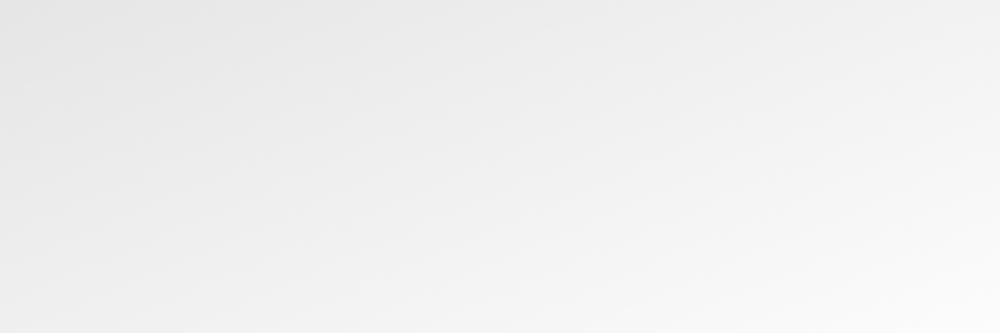
#> input picture tests/media/im.png, 1000 x 333 px; its folder holds 2 pictures in this run
$ python test-10-draw-curve.py
#> lines starting #> are read from the running program, lines starting #| are printed output that depends on the picture; after the words box and inside, x2 and y2 are one past the last pixel; in counts of white or black regions, pixels touching at a corner belong together
### openipkit/backend.py
import cv2
import openipkit.exphandle as exp

# This is backend; default backend id OpenCV
# Please check OpenCV License before use
# Or you can change this and use any other module you want

BACKEND_OPENCV = 0

backend_engine = BACKEND_OPENCV


def imread(pth):
#> called with pth = 'tests/media/im.png'
    if backend_engine == BACKEND_OPENCV:
        return cv2.imread(pth, -1)
#> returned value is the input picture: shape (333, 1000, 3); mean B, G, R 240.7, 240.7, 240.7
    exp.echo(exp.DEFINE_BACKEND)
    return None


# [6 lines left out: function imwrite, not called in this run]


def imshow(title, im):
    if backend_engine == BACKEND_OPENCV:
        cv2.imshow(title, im)
        cv2.waitKey(0)
        return True
    exp.echo(exp.DEFINE_BACKEND)
    return False


# [5 lines left out: function resize, not called in this run]

### openipkit/nsdraw.py
#########################################################
# Author: sh-navid
#########################################################
'''
'''
#########################################################
# Add preprocessors
#########################################################
import math
import numpy as np
import openipkit.nsproc as proc
import openipkit.nsmath as nmth
import openipkit.nsarray as arr

#########################################################
# Constants
#########################################################
DEFAULT_COLOR = (128, 0, 200)
DEFAULT_TICKNESS = 5
DEFAULT_MARKER_SIZE = 5
DEFAULT_ROTATION = -90
DEFAULT_ARC = 360
MULTILINE_ARROW_NONE, MULTILINE_ARROW_END, MULTILINE_MULTIPLE_ARROW = 'MLAN', 'MLAE', 'MLMA'

#########################################################
# Functions
#########################################################


def __makeKernel(thickness, color, aa):
    kType = proc.KERNEL_TYPE_CIRCULAR_EDGE_FADE if aa else proc.KERNEL_TYPE_CIRCULAR
    kernel = proc.kernel((thickness, thickness), kType)
    block = proc.merge([kernel, kernel, kernel])
    block[np.where(kernel != 0)] = color
    filter = np.where(kernel != 0)
    r1 = int(thickness/2)
    r2 = thickness-r1
    return kernel, block, filter, r1, r2


def line(im: np.ndarray, pt1, pt2, color=DEFAULT_COLOR, thickness=DEFAULT_TICKNESS, aa=True):
    '''
    '''
    kernel, block, filter, r1, r2 = __makeKernel(thickness, color, aa)

    m, b = nmth.lineEq(pt1, pt2)
    dx, dy = nmth.dXY(pt1, pt2)

    # FIXME: you can make STATIC kernels and add to list every new kenel and do not make them every time
    # FIXME: optimize the AA kernel later
    # print(kernel)

    def __draw(x, y):
        '''
        FIXME: make this function global - this is duplicated in nsdraw.circle
        '''
        roi = im[int(y-r1):int(y+r2), int(x-r1):int(x+r2)]
        if aa:
            for c in [0, 1, 2]:
                roi[:, :, c] = kernel*block[:, :, c]+(1-kernel)*roi[:, :, c]
        else:
            roi[filter] = block[filter]
        im[int(y-r1):int(y+r2), int(x-r1):int(x+r2)] = roi

    scale = 1
    if abs(dx) >= abs(dy):
        for i in range(0, int(dx*scale), 1 if dx > 0 else -1):
            x = pt1[0]+i/scale
            y = nmth.calcLineY(m, b, x)
            __draw(x, y)
    else:
        for i in range(0, int(dy*scale), 1 if dy > 0 else -1):
            y = pt1[1]+i/scale
            x = nmth.calcLineX(m, b, y)
            __draw(x, y)
    return im


def rect(im: np.ndarray):
    return im


def ellipes(im: np.ndarray):
    return im


def polygon(im: np.ndarray):
    return im


def marker(im: np.ndarray):
    return im


# [12 lines left out: functions vText, rText, not called in this run]


def curve(im: np.ndarray, pts, slices=31, color=DEFAULT_COLOR, thickness=DEFAULT_TICKNESS,helperLines=True,debug=False):
    if helperLines:
        multiline(im, pts, thickness=DEFAULT_TICKNESS, color=(100, 255, 100))
    pt1, pt2, pt3 = pts[:3]

    #d12 = nmth.dist(pt1, pt2)/slices
    #d23 = nmth.dist(pt2, pt3)/slices

    d12 = nmth.absDXY(pt1, pt2)[0]/slices
    d23 = nmth.absDXY(pt2, pt3)[0]/slices

    m1, b1 = nmth.lineEq(pt1, pt2)
    m2, b2 = nmth.lineEq(pt2, pt3)

    curve = [pt1]
    lastLine = None
    for i in range(0, slices-1):
        x1 = int(pt1[0]+(i*d12))
        y1 = int(nmth.calcLineY(m1, b1, x1))

        x2 = int(pt2[0]+(i*d23))
        y2 = int(nmth.calcLineY(m2, b2, x2))

        newLine = ((x1, y1), (x2, y2))
        if lastLine != None:
            pt = nmth.line_line_intersection(lastLine, newLine)
            if debug:
                circle(im, pt, 5, color=(100, 100, 255))
            curve.append(pt)

        lastLine = newLine
        if debug:
            multiline(im, newLine, thickness=thickness, color=(255, 100, 100))

    curve.append(pt3)
    multiline(im, curve, thickness=thickness, color=color)


# [53 lines left out: functions grid, hPoly, star, not called in this run]


def multiline(im: np.ndarray, pts, color=DEFAULT_COLOR, thickness=DEFAULT_TICKNESS, arrowType=MULTILINE_ARROW_NONE):
    c1 = (arrowType == MULTILINE_MULTIPLE_ARROW)
    pts = arr.toInt2dArray(pts)
    last = pts[0]
    num = len(pts)
    for i in range(1, num):
        line(im, last, pts[i], color=color, thickness=thickness)

        c2 = (arrowType == MULTILINE_ARROW_END and i == num-1)
        if c1 or c2:
            dx, dy = nmth.dXY(last, pts[i])
            deg = math.degrees(math.atan(dy/dx))
            if dx < 0:
                deg -= 180
            end = (last[0]+(dx/2), last[1]+(dy/2)) if c1 else pts[i]
            triangle(im, end, thickness *
                     2, rotation=deg, color=color, thickness=thickness)

        last = pts[i]


# [32 lines left out: function circle, not called in this run]


def triangle(im: np.ndarray, center, radius, rotation=-DEFAULT_ROTATION, color=DEFAULT_COLOR, thickness=DEFAULT_TICKNESS):
    hPoly(im, center, radius, points=3, rotation=rotation,
          color=color, thickness=thickness)

### openipkit/nsproc.py
#########################################################
# Author: sh-navid
#########################################################
'''
'''
#########################################################
# Add preprocessors
#########################################################
import openipkit.nsmath as nmth
import numpy as np
import math


def fill(im, pos=(0, 0), color=(0, 0, 0), diff=0):
    pass


# [12 lines left out: functions treshChannel, treshSimple, not called in this run]


GRAY_MODE_A = 1
GRAY_MODE_B = 2
GRAY_MODE_C = 3


# [25 lines left out: functions toGray, toBGR, split, not called in this run]


def merge(channels:list):
    return np.dstack(channels)


def tinning(im):
    pass


def ticking(im):
    pass


KERNEL_TYPE_RECT = 1
KERNEL_TYPE_CIRCULAR = 2
KERNEL_TYPE_CIRCULAR_FADE = 3
KERNEL_TYPE_CIRCULAR_EDGE_FADE=4


def kernel(size: tuple, kerneltype: int = KERNEL_TYPE_RECT):
    '''
    FIXME: cant you use np.arange for KERNEL_TYPE_CIRCULAR ... !?
    '''
    k = np.ones(size)
    if kerneltype == KERNEL_TYPE_RECT:
        return k
    elif kerneltype == KERNEL_TYPE_CIRCULAR:
        cx, cy = size[0]//2, size[1]//2
        for i in range(0, size[0]):
            for j in range(0, size[1]):
                d = nmth.dist((i, j), (cx, cy))
                if(d >= cx and d >= cy):
                    k[i, j] = 0
        return k
    elif kerneltype == KERNEL_TYPE_CIRCULAR_FADE:
        k=kernel(size,KERNEL_TYPE_CIRCULAR)
        cx, cy = size[0]//2, size[1]//2
        for i in range(0, size[0]):
            for j in range(0, size[1]):
                k[i,j]/=(abs(cx-i)+abs(cy-j))+1
                k[i,j]=float("{0:.1f}".format(k[i,j]))
        return k
    elif kerneltype == KERNEL_TYPE_CIRCULAR_EDGE_FADE:
        k=kernel(size,KERNEL_TYPE_CIRCULAR)
        cx, cy,s = size[0]//2, size[1]//2,math.ceil(size[0]+size[1])//6
        for i in range(0, size[0]):
            for j in range(0, size[1]):
                k[i,j]/=((abs(cx-i)+abs(cy-j))/(s+1))+1
                k[i,j]=float("{0:.1f}".format(k[i,j]))
        return k
    return None

### openipkit/nsmath.py
#########################################################
# Author: sh-navid
#########################################################
'''
'''
#########################################################
# Add preprocessors
#########################################################
import math

#########################################################
# Functions
#########################################################


def dist(pt1, pt2):
    '''Return the distance between 2 points'''
    # return math.sqrt(abs(pt1[0]-pt2[0])**2 + abs(pt1[1]-pt2[1])**2)
    dx, dy = dXY(pt1, pt2)
    return math.hypot(dx, dy)


def dXY(pt1, pt2):
    dx = pt2[0]-pt1[0]
    dy = pt2[1]-pt1[1]
    return (dx, dy)


def absDXY(pt1, pt2):
    dx, dy = dXY(pt1, pt2)
    return (abs(dx), abs(dy))


def lineEq(pt1, pt2):
    '''
    line eq is y=mx+b
    return m, b
    '''
    dx, dy = dXY(pt1, pt2)
    m = dy if dx == 0 else dy/dx
    # y=mx+b => b=y-mx
    b = pt2[1]-(m*pt2[0])
    return m, b


def calcLineX(m, b, y):
    # y=mx+b => mx=y-b => x=(y-b)/m
    return 0 if m == 0 else (y-b)/m


def calcLineY(m, b, x):
    return m*x+b


def line_line_intersection(line1, line2):
    '''
    pt=(x,y)
    line1=(pt1,pt2)
    line2=(pt3,pt4)
    return (x,y)
    '''
    a, c = lineEq(line1[0], line1[1])
    b, d = lineEq(line2[0], line2[1])

    ab = (a-b)
    x = (d-c)/ab if ab != 0 else (d-c)
    y = (a*x)+c
    return (x, y)  # intersection of 2 lines

### openipkit/nssys.py
#########################################################
# Author: sh-navid
#########################################################
'''
'''
#########################################################
# Add preprocessors
#########################################################
from datetime import datetime


def execMonitor(func, printTime=True):
    t1 = datetime.now()
    func()
    t2 = datetime.now()
    t2 = t2-t1
    if printTime:
        print(f"Exec time of({type(func)}): {str(t2)}")
    return t2

### openipkit/nsarray.py
#########################################################
# Author: sh-navid
#########################################################
'''
'''
#########################################################
# Add preprocessors
#########################################################

#########################################################
# Functions
#########################################################
def toInt1dArray(arr):
    return [int(x) for x in arr]

def toInt2dArray(arr):
    return [[int(y) for y in x] for x in arr]

def toInt3dArray(arr):
    return [[[int(z) for z in y] for y in x] for x in arr]

# Fixme: how to write a function for Nd Array?? use EVAL later

### tests/test-10-draw-curve.py
#########################################################
# Author: sh-navid
#########################################################
'''
'''
#########################################################
# Add preprocessors
#########################################################
import sys
sys.path.append('.')
import openipkit.nssys as nss
import openipkit.nsproc as proc
import openipkit.nsdraw as draw
import openipkit.nscolor as nsc
import openipkit.backend as back
import openipkit.ml.nslearn as learn

#########################################################
# Source code
#########################################################
im = back.imread(sys.path[0]+'/media/im.png')

def run():
    h, w = im.shape[:2]
#> h = 333; w = 1000
    ox, oh, cx = w/4, h/4, w/2
#> ox = 250; oh = 83.25; cx = 500
    rc = nsc.randomColor

    pt1, pt2, pt3 = (ox, h-h/8), (cx, oh), (w-ox, h-h/8)
#> pt1 = (250, 291.4); pt2 = (500, 83.25); pt3 = (750, 291.4)
    draw.curve(im, [pt1, pt2, pt3], thickness=4)
#> after the loop in multiline, `for i in range(1, num):`:
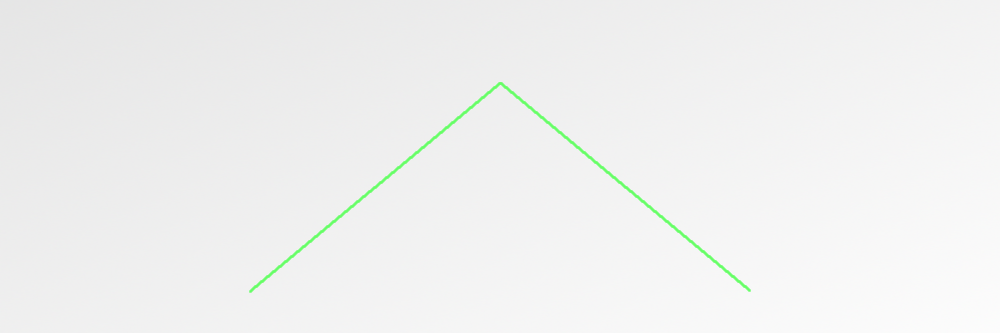
#> im: shape (333, 1000, 3); 0.7% of pixels changed, all inside (x1, y1, x2, y2) = (249, 82, 751, 293)
#> after the loop in curve, `for i in range(0, slices-1):`: curve = 30 pairs, first value 250 to 702.9, second value 186.6 to 291.4
#> call 2 of multiline, with color = (128, 0, 200), thickness = 4, arrowType = 'MLAN'
#> in multiline (call 2), `pts = arr.toInt2dArray(pts)`: pts = 31 pairs, first value 250 to 750, second value 186 to 291
#> in multiline (call 2), `last = pts[0]`: last = [250, 291]
#> in multiline (call 2), `num = len(pts)`: num = 31
#> the loop in multiline (call 2), `for i in range(1, num):` made 30 passes
#> last on passes 1 to 7: [264, 278], [261, 281], [294, 256], [313, 244], [309, 246], [341, 228], [361, 218]
#> after the loop in multiline (call 2), `for i in range(1, num):`:
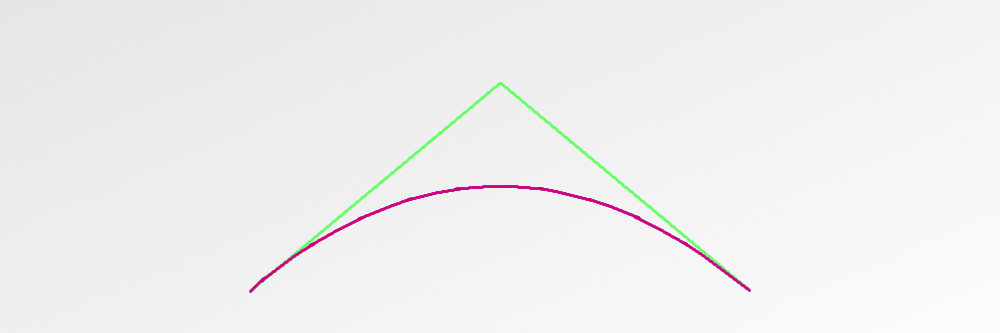
#> im: shape (333, 1000, 3); 0.58% of pixels changed, all inside (x1, y1, x2, y2) = (249, 185, 751, 293)

    off=50
    draw.curve(im, [(12,h-12-1), (24,12), (w-12-1,12)], thickness=20,slices=13)
#> call 3 of multiline, with color = (100, 255, 100), thickness = 5, arrowType = 'MLAN'
#> after the loop in multiline (call 3), `for i in range(1, num):`:
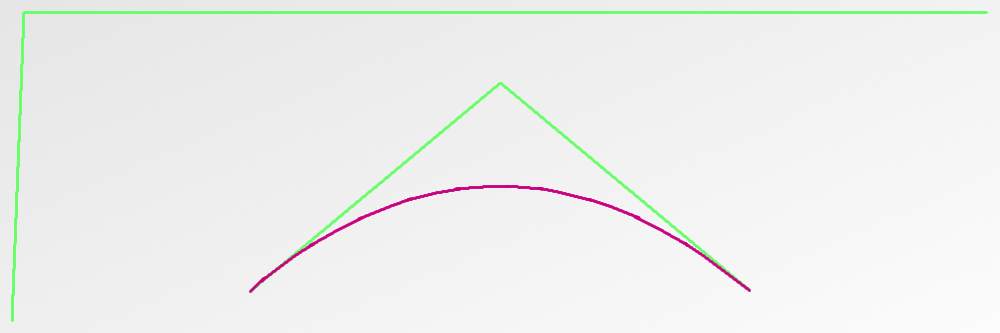
#> im: shape (333, 1000, 3); 1.15% of pixels changed, all inside (x1, y1, x2, y2) = (11, 11, 988, 322)
#> call 4 of multiline, with color = (128, 0, 200), thickness = 20, arrowType = 'MLAN'
#> the loop in multiline (call 4), `for i in range(1, num):` made 12 passes
#> pass 1, in __draw (call 2334), `roi = im[int(y-r1):int(y+r2), int(x-r1):int(x+r2)]`:
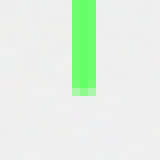
#> roi: shape (20, 20, 3) (shown 8 times larger); mean B, G, R 227.5, 240.2, 227.5
#> pass 2, in __draw (call 2336), `roi = im[int(y-r1):int(y+r2), int(x-r1):int(x+r2)]`:
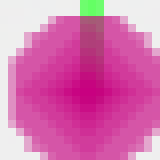
#> roi: shape (20, 20, 3) (shown 8 times larger); mean B, G, R 176.6, 113.8, 214.2
#> pass 2, in __draw (call 2337), `roi = im[int(y-r1):int(y+r2), int(x-r1):int(x+r2)]`:
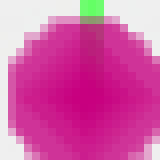
#> roi: shape (20, 20, 3) (shown 8 times larger); mean B, G, R 167.2, 93, 211.1
#> after the loop in multiline (call 4), `for i in range(1, num):`:
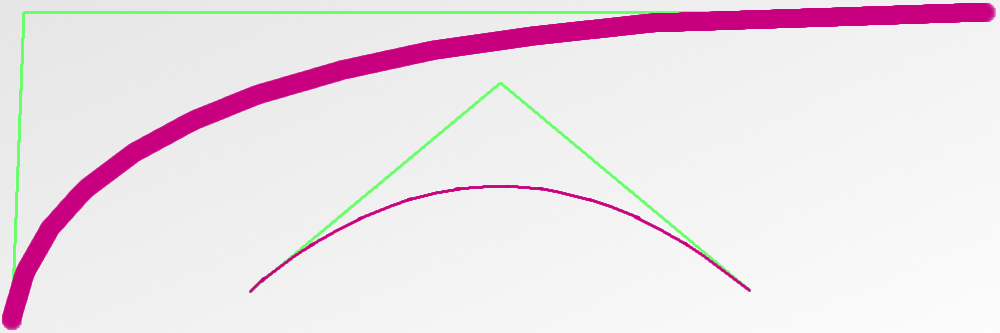
#> im: shape (333, 1000, 3); 6.61% of pixels changed, all inside (x1, y1, x2, y2) = (2, 3, 996, 330)

    # FIXME: 2 buggy samples; fix them later
    # draw.curve(im, [(12,h-12-1), (24,12), (w-12-1,12)], thickness=100,slices=13)
    # draw.curve(im, [(12,h-12-1), (24,12), (w-12-1,12)], thickness=100,slices=31)


nss.execMonitor(run, True)
back.imshow('Test', im)
